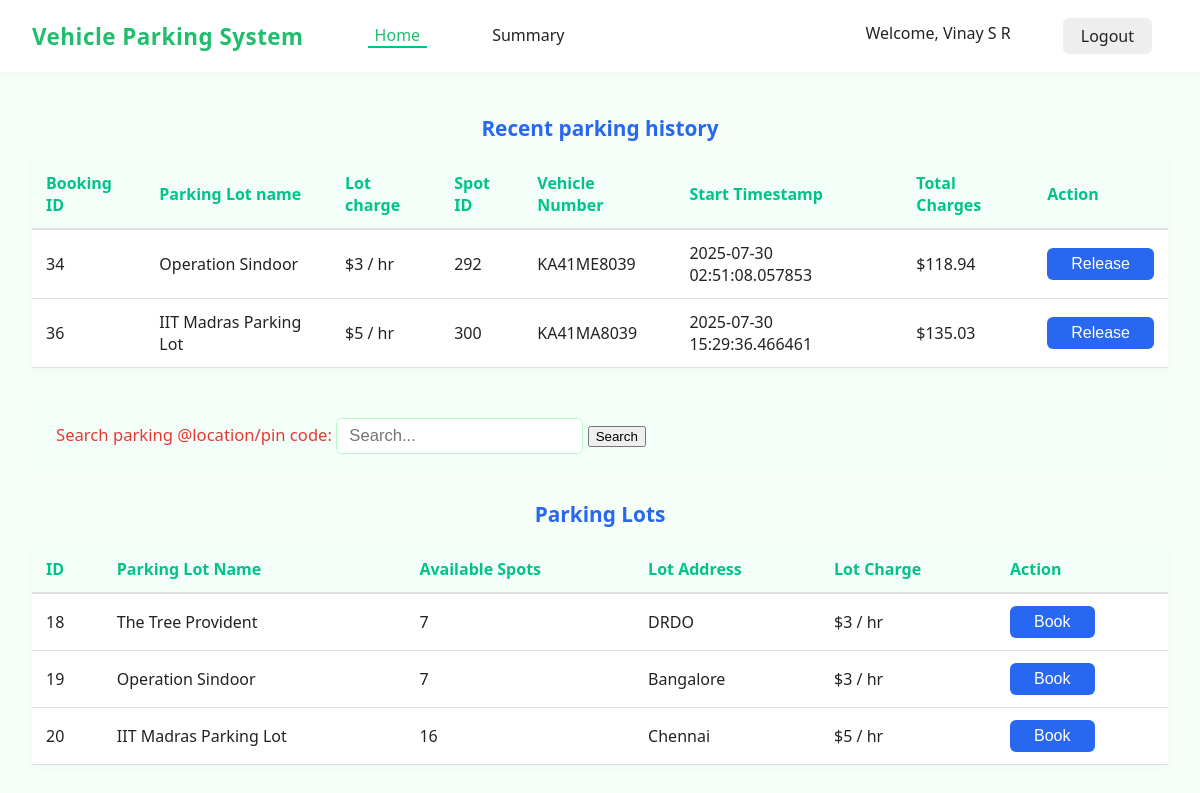
Page /dashboard/user/5 (signed in) on the committed database.
### models/models.py (models this page shows)
class User(db.Model,UserMixin):
    __tablename__ = 'user'
    id = db.Column(db.Integer, primary_key=True, autoincrement=True)
    email = db.Column(db.Text, unique=True, nullable=False)
    password = db.Column(db.Text, nullable=False)
    full_name = db.Column(db.Text, nullable=False)
    address = db.Column(db.Text, nullable=False)
    pincode = db.Column(db.Text, nullable=False)
    vehicle_number = db.Column(db.Text,nullable=True)
    is_admin=db.Column(db.Text,default="user")

class Parking_lot(db.Model):
    __tablename__='parking_lot'
    lot_id=db.Column(db.Integer,primary_key=True,autoincrement=True)
    owner_id = db.Column(db.Integer, db.ForeignKey('user.id', ondelete='CASCADE'))
    lot_name= db.Column(db.Text,nullable=False,unique=True)
    lot_address=db.Column(db.Text,nullable=False)
    lot_spot_count=db.Column(db.Integer,nullable=False)
    lot_price_per_hour=db.Column(db.Integer,nullable=False)
    owner = db.relationship('User', backref=db.backref('parking_lots', passive_deletes=True))
    spots = db.relationship('Parking_spot', backref='lot', cascade="all, delete", passive_deletes=True)
    bookings = db.relationship('Bookings', back_populates='lot', cascade="all, delete", passive_deletes=True)

class Bookings(db.Model):
    __tablename__ = 'bookings'
    booking_id = db.Column(db.Integer, primary_key=True, autoincrement=True)
    spot_id = db.Column(db.Integer, db.ForeignKey('parking_spot.id'), nullable=False)
    lot_id = db.Column(db.Integer, db.ForeignKey('parking_lot.lot_id'), nullable=False)
    user_id = db.Column(db.Integer, db.ForeignKey('user.id'), nullable=False)
    vehicle_number = db.Column(db.String(20),  db.ForeignKey('user.vehicle_number'), nullable=False)
    start_time = db.Column(db.String, default=datetime.utcnow)
    end_time = db.Column(db.String)
    current_status=db.Column(db.Text)
    spot = db.relationship('Parking_spot', backref='bookings')
    lot = db.relationship('Parking_lot', back_populates='bookings')
    user = db.relationship('User', foreign_keys=[user_id], backref='bookings')

### controllers/controllers.py (the view, shortened to what this page needs)
@main.route("/dashboard/user/<id>",methods=['GET','POST'])
@role_required('user')
@login_required
def user_dashboard(id):
    if request.method=="GET":
        user=User.query.filter(User.id==id).first()
        user_data={
                                "name": user.full_name,
                                "address": user.address,
                                "email": user.email,
                                "pincode": user.pincode,
                                "vehicle_number": user.vehicle_number,
                                "id": user.id
                }
        bookings_by_user=Bookings.query.filter_by(user_id=id,current_status='active').all()
        booking_data={}
        for booking in bookings_by_user:
             lot_charge=Parking_lot.query.filter_by(lot_id=booking.lot_id).first().lot_price_per_hour
             lot_name=Parking_lot.query.filter_by(lot_id=booking.lot_id).first().lot_name
             start_time=booking.start_time
             if isinstance(start_time, str):
                start_time = datetime.strptime(start_time, "%Y-%m-%d %H:%M:%S.%f")
             booking_data[booking.booking_id]={
                                                    "spot_id": booking.spot_id,
                                                    "lot_id":  booking.lot_id,
                                                    "user_id": booking.user_id,
                                                    "vehicle_number": booking.vehicle_number,
                                                    "start_time": booking.start_time,
                                                    "current_status":booking.current_status,
                                                    "lot_name":lot_name,
                                                    "lot_charge":lot_charge,
                                                    "total_charges": calculate_charges(datetime.now(),start_time,lot_charge)
                                                 }
        print("booking_data",booking_data)
        parking_locations=Parking_lot.query.all()
        parking_data={}
        for location in parking_locations:
                available_spots=Parking_spot.query.filter_by(lot_id=location.lot_id,is_available="Yes").count()
                parking_data[location.lot_id]={
                                            'lot_name':location.lot_name,
                                            'lot_address':location.lot_address,
                                            'available_spots': available_spots,
                                            'lot_charge': location.lot_price_per_hour
                }
        print(parking_data)
        return render_template('dashboard_user.html',user_data=user_data, parking_data=parking_data,booking_data=booking_data,id=current_user.id,name=current_user.full_name)

### app.py (called while the page is built)
def create_app():
    app = Flask(__name__, template_folder="templates")
    if os.getenv('ENV', 'development') != "production":
        print("Starting Local Development")
        app.config.from_object(LocalDevelopmentConfig)
    else:
        raise Exception("Currently no production config is setup")
    app.register_blueprint(main)
    db.init_app(app)
    login_manager = LoginManager()
    login_manager.login_view = "main.login"
    login_manager.init_app(app)
    @login_manager.user_loader
    def load_user(user_id):
        return User.query.get(int(user_id))
    return app

### controllers/controllers.py (called while the page is built)
def role_required(required_role):
    def decorator(f):
        @wraps(f)
        def decorated_function(*args, **kwargs):
            if not current_user.is_authenticated:
                flash('Please log in to access this page.', 'warning')
                return redirect(url_for('main.login'))
            if required_role == "admin" and current_user.is_admin != "Yes":
                flash('You do not have permission to access this page.', 'danger')
                return redirect(url_for('main.login'))
            return f(*args, **kwargs)
        return decorated_function
    return decorator

def calculate_charges(end_time,start_time,lot_charges):
        charges= ((end_time-start_time).total_seconds()/3600)*lot_charges
        return round(charges,2)

### templates/dashboard_user.html (shortened to what this page needs)
<!DOCTYPE html>
<html lang="en">
<head>
    <link rel="stylesheet" href="{{ url_for('static', filename='css/dashboard_user_style.css') }}">
</head>
<body>
        <nav class="navbar">
        <div class="navbar-left">
            <span class="brand">Vehicle Parking System</span>
                <a href="{{ url_for ('main.user_dashboard',id=user_data.id) }}" class="nav-link active">Home</a>
                <a href="{{ url_for('main.user_summary',user_id=user_data.id) }}" class="nav-link">Summary</a>
        </div>
        <div class="navbar-right">
            <a href="{{ url_for('main.edit_profile',user_id=id )}}" class="welcome" title="Click to edit profile">Welcome, {{ name }}</a>
          <a href="{{ url_for('main.logout') }}" class="logout-btn">Logout</a>
        </div>
        </nav>
    <main>
        <section class="history-section">
            <h2>Recent parking history</h2>
            <table class="stylish-table">
                <thead>
                    <tr>
                        <th>Booking ID</th>
                        <th>Parking Lot name</th>
                        <th> Lot charge</th>
                        <th>Spot ID</th>
                        <th>Vehicle Number</th>
                        <th>Start Timestamp</th>
                        <th>Total Charges</th>
                        <th>Action</th>
                    </tr>
                </thead>
                <tbody>
                   {% if booking_data %}
                        {% for booking_id in booking_data %}
                        <tr>
                            <td>{{ booking_id }}</td>
                            <td>{{ booking_data[booking_id].lot_name }}</td>
                            <td>${{ booking_data[booking_id].lot_charge }} / hr</td>
                            <td>{{ booking_data[booking_id].spot_id }}</td>
                            <td>{{  booking_data[booking_id].vehicle_number }}</td>
                            <td>{{  booking_data[booking_id].start_time }}</td>
                            <td>${{ booking_data[booking_id].total_charges }}</td>
                            {% if booking_data[booking_id].current_status=="active" %}
                            <td><button class="book-btn" onclick="window.location.href='{{ url_for('main.release_spot', user_id=user_data.id, parking_lot_id=booking_data[booking_id].lot_id,spot_id=booking_data[booking_id].spot_id) }}'">Release</button></td>
                            {% endif %}
                        </tr>
                        {% endfor %}
                    {% else %}
                    <tr><td colspan="4">No booking data available.</td></tr>
                    {% endif %}
                </tbody>
            </table>
        </section>
        <section class="search-section">
            <form action="{{ url_for('main.user_dashboard', id=user_data.id) }}" method="post">
            <label for="search">Search parking @location/pin code:</label>
            <input type="text" id="search_location" name="search_location" placeholder="Search..."
            pattern="^[a-zA-Z0-9\s]+$"
            title="Only letters, numbers, and spaces allowed.">
            <button type="submit">Search</button>
            </form>
        </section>
        <section class="lots-section">
            <h2>Parking Lots </h2>
            <table class="stylish-table">
                <thead>
                    <tr>
                        <th>ID</th>
                        <th>Parking Lot Name</th>
                        <th>Available Spots</th>
                        <th>Lot Address</th>
                        <th> Lot Charge</th>
                        <th>Action</th>
                    </tr>
                </thead>
                <tbody>
                    {% if parking_data %}
                            {% for lot_id, location in parking_data.items() %}
                                <tr>
                                    <td>{{ lot_id }}</td>
                                    <td>{{ location.lot_name }}</td>
                                    <td>{{ location.available_spots }}</td>
                                    <td>{{ location.lot_address }}</td>
                                    <td>${{ location.lot_charge }} / hr</td>
                                    <td>
                                        <button class="book-btn" onclick="window.location.href='{{ url_for('main.book_spot', user_id=user_data.id, parking_lot_id=lot_id) }}'">Book</button>
                                    </td>
                                </tr>
                            {% endfor %}
                    {% else %}
                        <tr><td colspan="4">No parking data available.</td></tr>
                    {% endif %}
                </tbody>
            </table>
        </section>
    </main>
</body>
</html>

### static/css/dashboard_user_style.css (style rules this page uses)
body { font-family: 'Segoe UI', Arial, sans-serif; background: #f5fff7; margin: 0; padding: 0; color: #222; }
nav a { text-decoration: none; color: #222; margin: 0 16px; font-weight: 500; padding-bottom: 5px; border-bottom: 2px solid transparent; transition: border 0.2s; }
nav a.active, nav a:hover { border-bottom: 2px solid #00c389; color: #00c389; }
.logout-btn { background: #eee; border: none; border-radius: 6px; padding: 7px 18px; font-size: 1em; cursor: pointer; transition: background 0.2s; }
main { padding: 24px 32px; }
section { margin-bottom: 32px; }
h2 { color: #2867f0; font-size: 1.3em; margin-bottom: 18px; font-weight: 600; text-align: center; }
table { width: 100%; border-collapse: collapse; background: #fff; margin: 0 auto 16px auto; box-shadow: 0 2px 8px rgba(0,0,0,0.03); }
th, td { padding: 12px 14px; text-align: left; }
th { background: #f3fef8; color: #00c389; font-weight: 600; border-bottom: 2px solid #e0e0e0; }
td { border-bottom: 1px solid #e0e0e0; }
.search-section { background: #f3fef8; padding: 18px 24px; border-radius: 8px; margin-bottom: 28px; display: flex; align-items: center; gap: 12px; font-size: 1.04em; }
.search-section label { color: #e53935; font-weight: 500; }
.search-section input[type="text"] { padding: 7px 12px; border: 1px solid #b8f8d1; border-radius: 6px; font-size: 1em; outline: none; min-width: 180px; }
.book-btn { background: #2867f0; color: #fff; border: none; border-radius: 6px; padding: 7px 24px; font-size: 1em; cursor: pointer; transition: background 0.2s; }
.navbar { display: flex; align-items: center; justify-content: space-between; background: #fff; padding: 18px 32px; border-bottom: 1px solid #e7fbe6; box-shadow: 0 2px 8px rgba(0,0,0,0.03); }
.navbar-left { display: flex; align-items: center; gap: 26px; }
.brand { color: #1fbe6c; font-size: 1.4rem; font-weight: 700; margin-right: 22px; letter-spacing: 0.5px; }
.nav-link { color: #222; text-decoration: none; font-weight: 500; padding: 0 7px; transition: color 0.2s; }
.nav-link.active, .nav-link:hover { color: #1fbe6c; }
.navbar-right { display: flex; align-items: center; gap: 20px; }

### rows in the picture
User: full_name "Vinay S R"
Parking_lot: lot_name "Operation Sindoor", lot_name "Operation Sindoor", lot_address "Bangalore"
Bookings: spot "292", vehicle_number "KA41ME8039", start_time "2025-07-30 02:51:08.057853"
Parking_lot: lot_name "IIT Madras Parking Lot", lot_name "IIT Madras Parking Lot", lot_address "Chennai"
Bookings: spot "300", vehicle_number "KA41MA8039", start_time "2025-07-30 15:29:36.466461"
Parking_lot: lot_name "The Tree Provident", lot_address "DRDO"

### other values in the picture
{{ booking_id }} "34" "36"
{{ booking_data[booking_id].lot_charge }} "3" "5"
{{ booking_data[booking_id].total_charges }} "118.94" "135.03"
{{ lot_id }} "18" "19" "20"
{{ location.available_spots }} "7" "7" "16"
{{ location.lot_charge }} "3" "3" "5"
